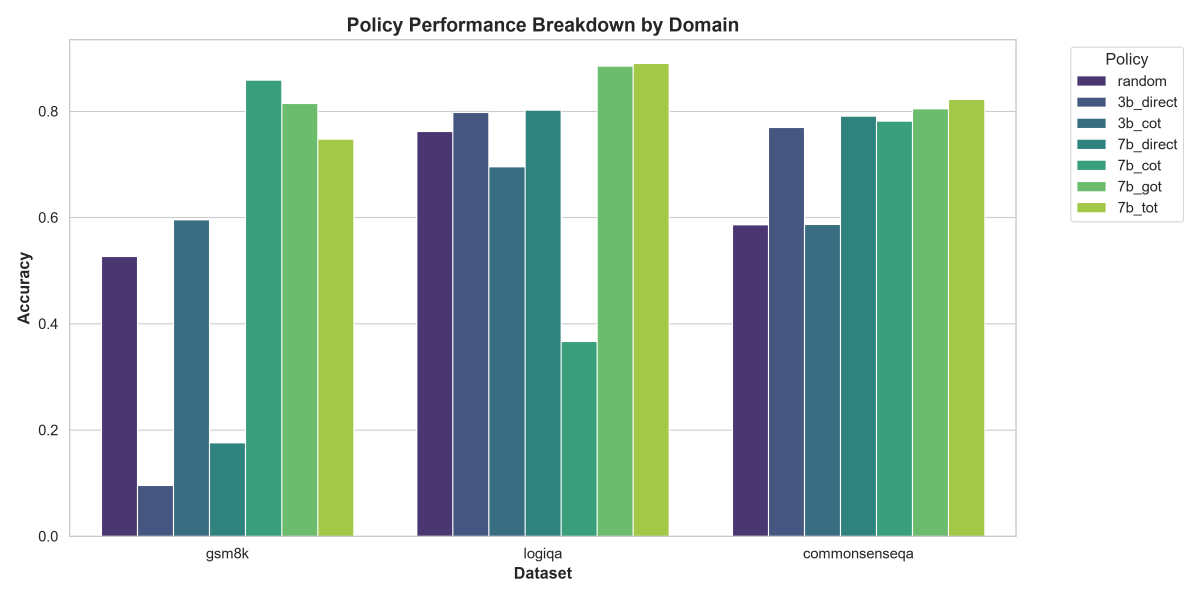
#> input picture RL/ppt/dataset_breakdown.png, 3600 x 1800 px (shown at 1/3 size); its folder holds only this picture in this run
$ python -i multimodal_extractor.py   (imports and definitions only)
#> lines starting #> are read from the running program, lines starting #| are printed output that depends on the picture
#> further down, picture is the input picture: PIL image 3600x1800 RGBA; mean R, G, B, A 191.5, 210.4, 200.8, 255
"""Multimodal Context Feature Extractor for CascadeRoute-VL.

Extracts joint visual-linguistic-perceptual context vector s_t ∈ ℝ^904:
- Vision Encoder: SigLIP/CLIP 512-dim visual representation
- Text Encoder: MiniLM-L6 384-dim semantic query representation
- Perceptual Features: Shannon Entropy, Sobel Edge Density, Aspect Ratio (3-dim)
- Linguistic Structural Features: Word count, sentence count (2-dim)
- Domain / Category Representation: One-hot encoded category (3-dim)
- Dynamic Resource State: Remaining budget fraction b_t ∈ [0, 1]

Reference:
- CascadeRoute-VL (CVPR 2027), Section 4.1 "Multimodal State Space".
"""
from typing import Optional, Dict, Any, Union
from pathlib import Path
import numpy as np

try:
    from PIL import Image
    HAS_PIL = True
except ImportError:
    HAS_PIL = False

try:
    from scipy import ndimage
    HAS_SCIPY = True
except ImportError:
    HAS_SCIPY = False

from sentence_transformers import SentenceTransformer

# Lazy singletons
_text_embedder: Optional[SentenceTransformer] = None
_clip_model = None
_clip_preprocess = None

CATEGORY_MAP = {
    "math": 0,
    "logic": 1,
    "commonsense": 2,
    "vqa": 1,
    "ocr": 2,
    "stem": 0
}


# [5 lines left out: function get_text_embedder, not called in this run]


def compute_perceptual_features(image_input: Union[str, Path, Any]) -> np.ndarray:
    """Compute visual complexity signals: Shannon entropy, Sobel edge density, aspect ratio."""
    if not HAS_PIL or image_input is None:
        return np.zeros(3, dtype=np.float32)

    try:
        if isinstance(image_input, (str, Path)):
            p = Path(image_input)
            if not p.exists():
                return np.zeros(3, dtype=np.float32)
            pil_img = Image.open(p).convert("L")
            orig_img = Image.open(p)
            w, h = orig_img.size
        else:
            pil_img = image_input.convert("L")
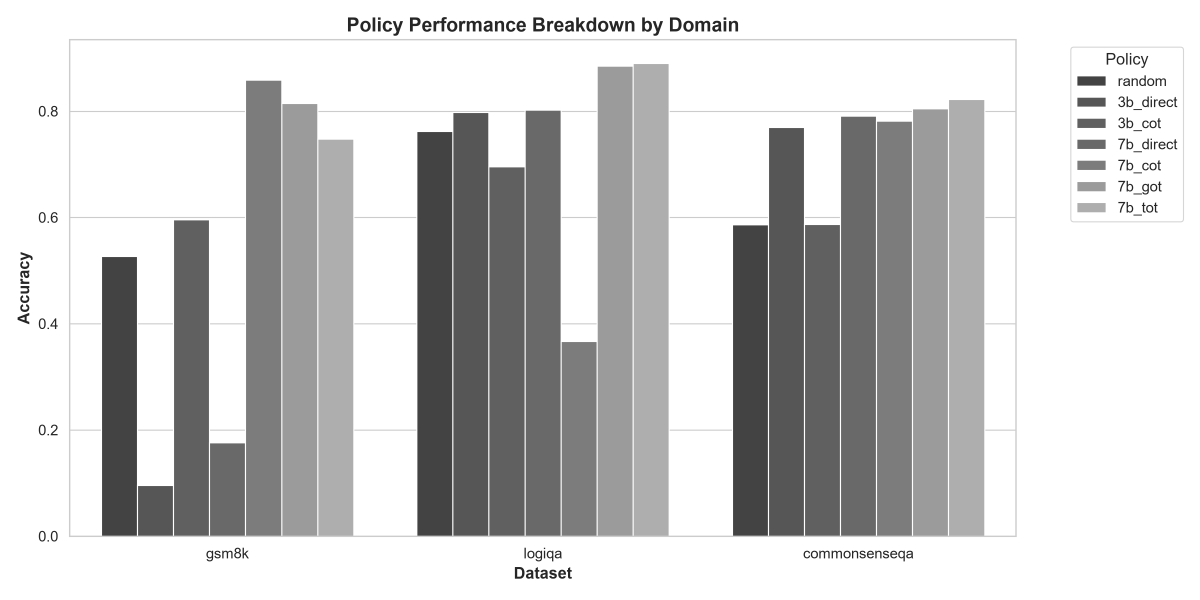
#> pil_img: PIL image 3600x1800 L (shown at 1/3 size); min 38, max 255, mean 203.7
            w, h = image_input.size
#> w = 3600; h = 1800

        img_arr = np.array(pil_img, dtype=np.float32)

        # 1. Shannon Entropy: information density
        hist, _ = np.histogram(img_arr.flatten(), bins=256, range=(0, 256))
#> hist = 256 values, max 3959864 at index 255, min 0 at index 0, mean 25312.5
        prob = hist.astype(np.float64) / max(1, img_arr.size)
#> prob = 256 values, max 0.611 at index 255, min 0 at index 0, mean 0.00391
        prob = prob[prob > 0]
#> prob = 218 values, max 0.611 at index 217, min 4.63e-06 at index 140, mean 0.00459
        entropy = float(-np.sum(prob * np.log2(prob + 1e-12)))
#> entropy = 2.24

        # 2. Edge density via Sobel: spatial / fine-grained frequency
        if HAS_SCIPY:
            dx = ndimage.sobel(img_arr, axis=0)
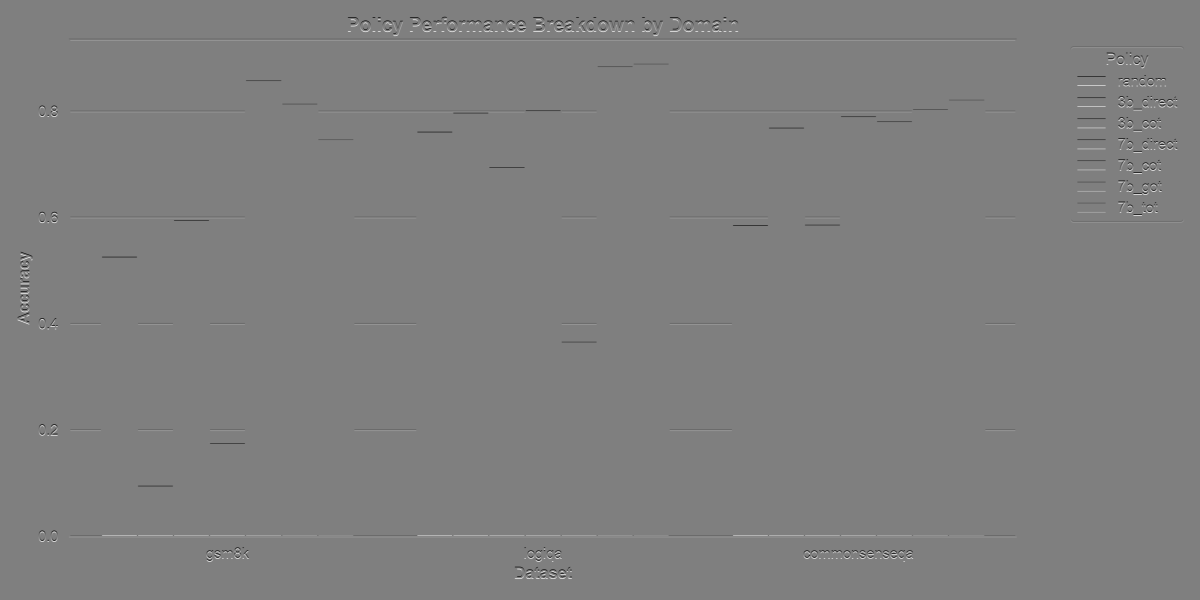
#> dx: shape (1800, 3600) float32 (shown at 1/3 size); min -868, max 868, mean 0; drawn with min black and max white
            dy = ndimage.sobel(img_arr, axis=1)
            edge_density = float(np.sqrt(dx**2 + dy**2).mean() / 255.0)
#> edge_density = 0.0586
        else:
            edge_density = float(np.std(img_arr) / 255.0)

        # 3. Aspect Ratio: document/chart vs standard photo
        aspect_ratio = float(w / max(1, h))
#> aspect_ratio = 2

        return np.array([entropy, edge_density, aspect_ratio], dtype=np.float32)
    except Exception:
        return np.zeros(3, dtype=np.float32)


# [61 lines left out: function extract_multimodal_features, not called in this run]

>>> from PIL import Image
>>> picture = Image.open('../../RL/ppt/dataset_breakdown.png')
>>> result = compute_perceptual_features(picture)
#> result = [2.24, 0.0586, 2]

$ run again, on RL/ppt/accuracy_by_policy.png
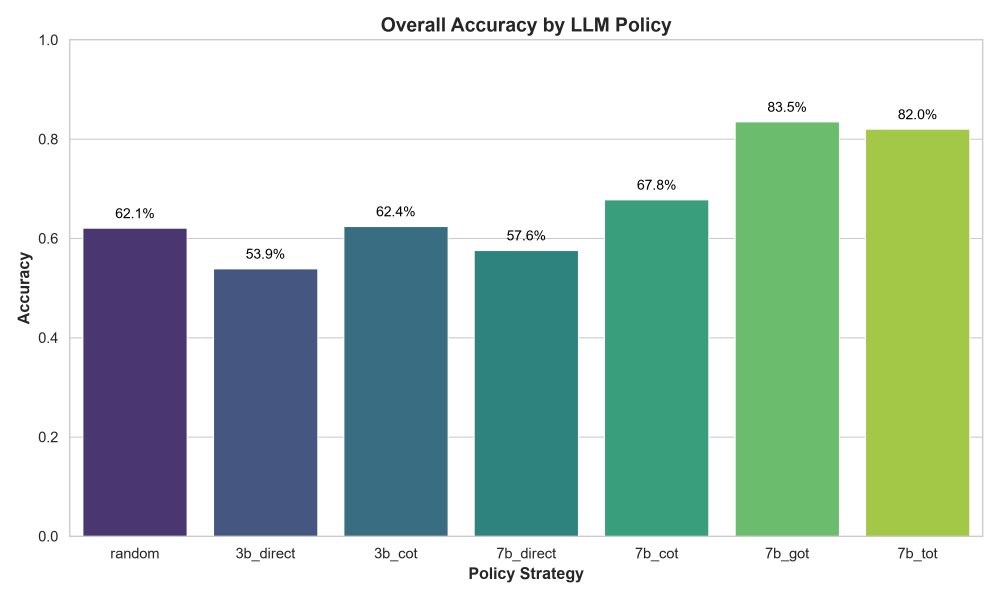
#> input picture RL/ppt/accuracy_by_policy.png, 3000 x 1800 px (shown at 1/3 size)
#> picture is the input picture: PIL image 3000x1800 RGBA; mean R, G, B, A 185.7, 206.4, 195.8, 255
#> in compute_perceptual_features, `pil_img = image_input.convert("L")`:
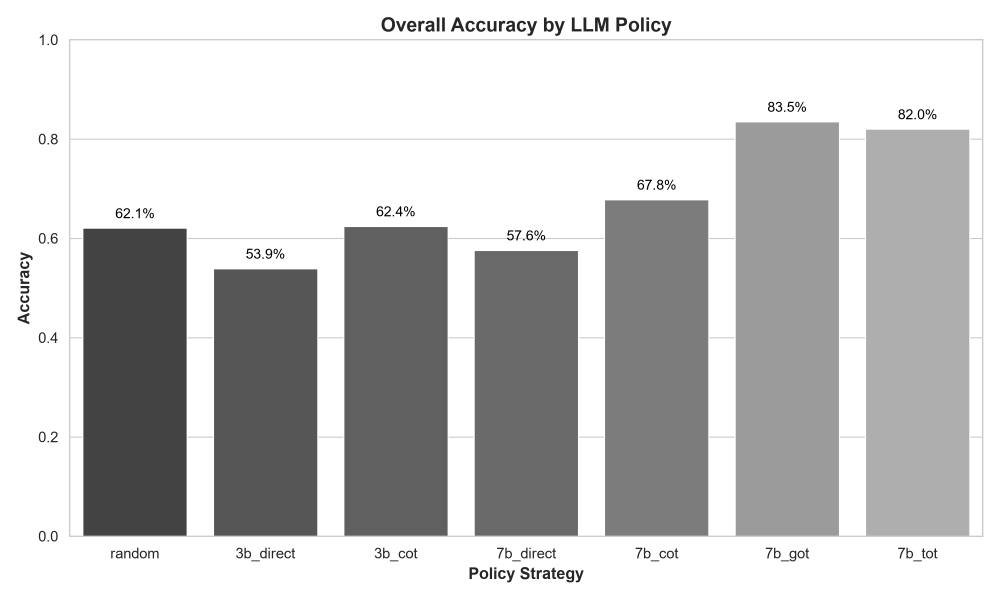
#> pil_img: PIL image 3000x1800 L (shown at 1/3 size); min 0, max 255, mean 199
#> hist = 256 values, max 3119063 at index 255, min 13 at index 27, mean 21093.8
#> prob = 256 values, max 0.578 at index 255, min 2.41e-06 at index 27, mean 0.00391
#> entropy = 2.33
#> in compute_perceptual_features, `dx = ndimage.sobel(img_arr, axis=0)`:
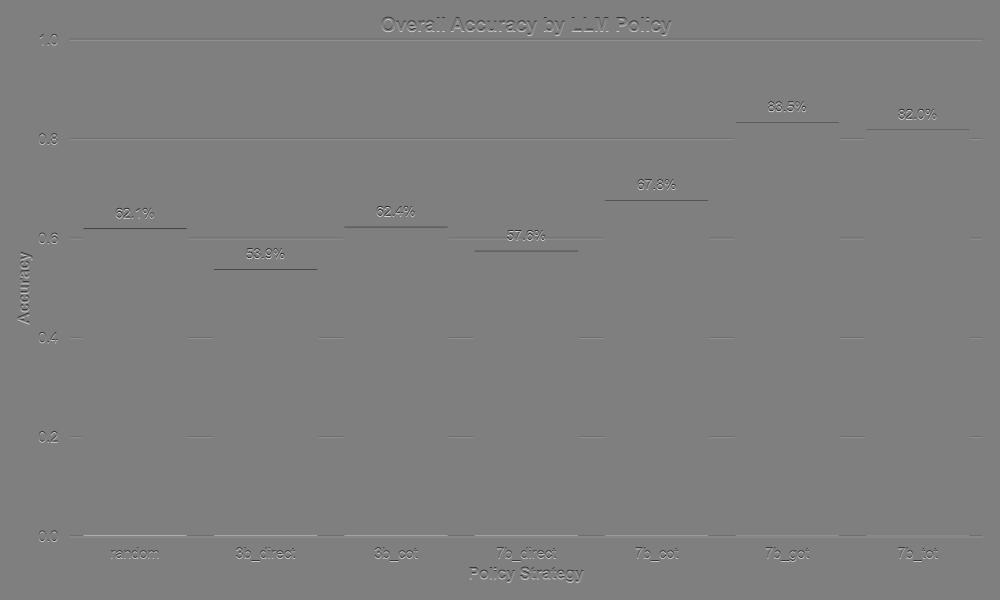
#> dx: shape (1800, 3000) float32 (shown at 1/3 size); min -1020, max 1020, mean 0; drawn with min black and max white
#> edge_density = 0.0444
#> result = [2.33, 0.0444, 1.67]

$ run again, on RL/ppt/cost_accuracy_tradeoff.png
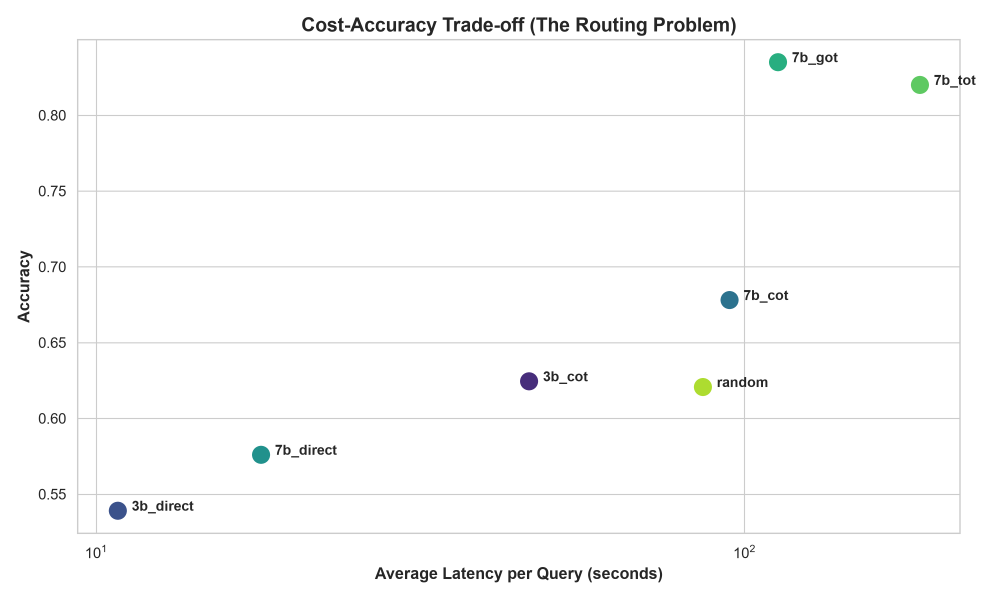
#> input picture RL/ppt/cost_accuracy_tradeoff.png, 3000 x 1800 px (shown at 1/3 size)
#> picture is the input picture: PIL image 3000x1800 RGBA; mean R, G, B, A 251.4, 251.6, 251.5, 255
#> hist = 256 values, max 5174948 at index 255, min 0 at index 0, mean 21093.8
#> in compute_perceptual_features, `prob = hist.astype(np.float64) / max(1, img_arr.size)`: prob = 256 values, max 0.958 at index 255, min 0 at index 0, mean 0.00391
#> in compute_perceptual_features, `prob = prob[prob > 0]`: prob = 218 values, max 0.958 at index 217, min 7.41e-06 at index 80, mean 0.00459
#> entropy = 0.385
#> in compute_perceptual_features, `dx = ndimage.sobel(img_arr, axis=0)`:
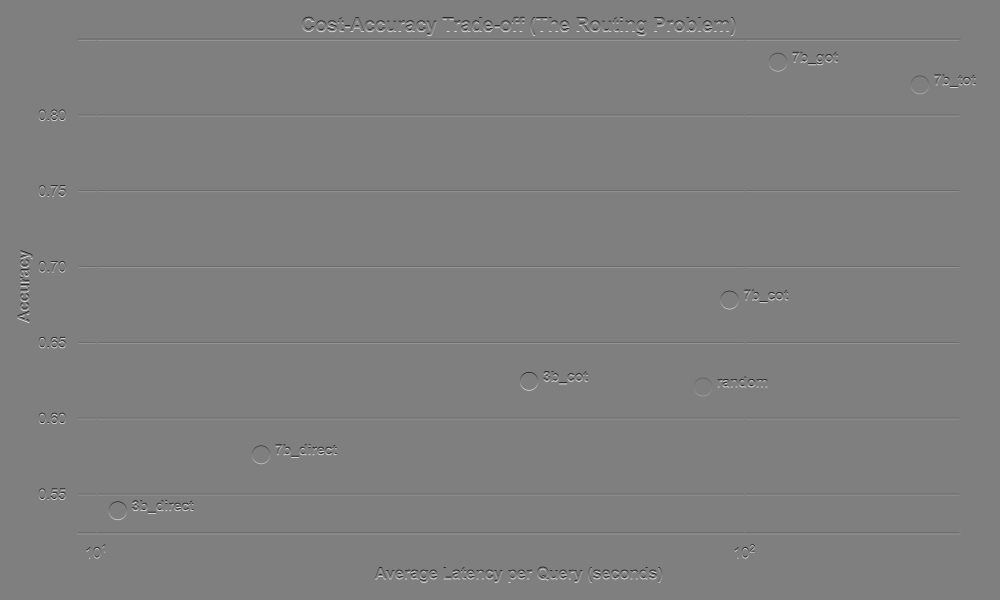
#> dx: shape (1800, 3000) float32 (shown at 1/3 size); min -868, max 868, mean 0; drawn with min black and max white
#> edge_density = 0.0413
#> result = [0.385, 0.0413, 1.67]
